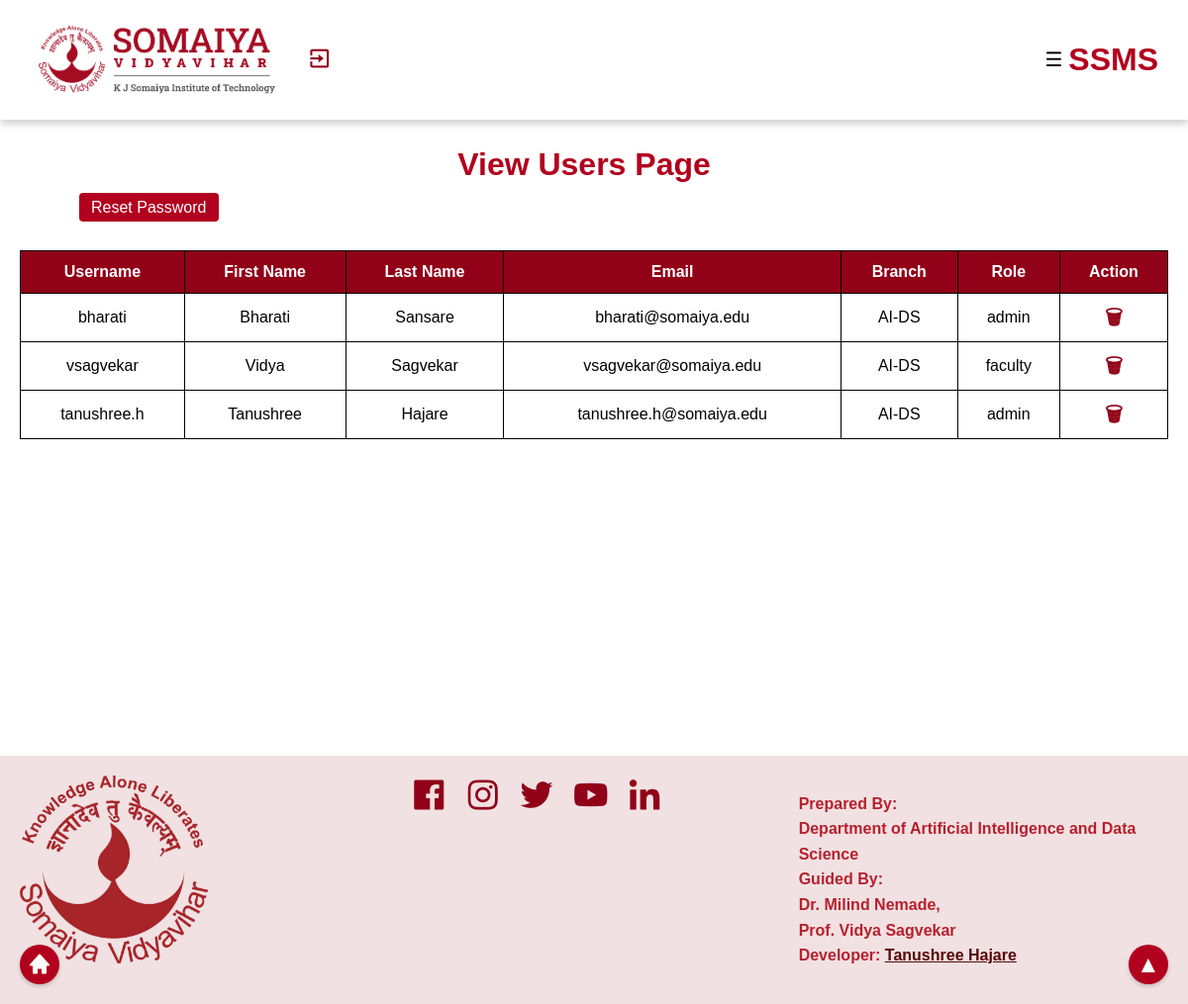
The app's page /viewusers/ (signed in) with its own data.
### stationaryapp/models.py (models this page shows, shortened)
class CustomUser(AbstractUser):
    FACULTY = 'faculty'
    ADMIN = 'admin'
    ROLE_CHOICES = [
        (FACULTY, 'Faculty'),
        (ADMIN, 'Admin'),
    ]
    role = models.CharField(max_length=20, choices=ROLE_CHOICES)
    branch = models.CharField(max_length=100)
    email = models.EmailField(unique=True)
    objects = CustomUserManager()

### stationaryapp/views.py (the view)
# urls.py: path('viewusers/', views.view_users, name='view_users'),
@login_required
@user_passes_test(is_admin, login_url='login')
def view_users(request):
    if request.user.is_authenticated:
        users = CustomUser.objects.all()
        return render(request, 'admin/view_users_page.html', {'users': users})
    else:
        messages.error(request, "Only admins can access this page.")
        return render(request, 'admin/view_users_page.html')

### stationaryapp/views.py (called while the page is built)
def is_admin(user):
    return user.is_authenticated and user.role == "admin"

### templates/admin/view_users_page.html (shortened to what this page needs)
{% load static %}
<!DOCTYPE html>
<html>
<head>
    <link rel="stylesheet" href="https://cdn.jsdelivr.net/npm/boxicons@2.1.0/css/boxicons.min.css">
</head>
<body>
    {% block body %}
    {% if user.is_authenticated %}
    <div class="navbar">
        <img src="{% static 'images/logo.png' %}" alt="Navbar Image">
        <a href="/logout/" style="color:#910118; font-size: 25px; margin-right: auto;"><i class='bx bx-exit'></i></a>
        <div class="dropdown-drawer">
            <button class="dropdown-button" onclick="toggleDropdown()">☰</button>
        </div>
        <h1>SSMS</h1>
    </div>
    <h1 style="margin-top:5px; margin-bottom:5px;">View Users Page</h1>
    <button1 onclick="window.location.href='/reset_faculty_password/'">Reset Password</button1>
    <div class="container">
        <table>
            <thead>
                <tr>
                    <th>Username</th>
                    <th>First Name</th>
                    <th>Last Name</th>
                    <th>Email</th>
                    <th>Branch</th>
                    <th>Role</th>
                    <th>Action</th>
                </tr>
            </thead>
            <tbody>
                {% for user in users %}
                    <tr>
                        <td>{{ user.username }}</td>
                        <td>{{ user.first_name }}</td>
                        <td>{{ user.last_name }}</td>
                        <td>{{ user.email }}</td>
                        <td>{{ user.branch }}</td>
                        <td>{{ user.role }}</td>
                        <td>
                            <span style="text-decoration: none; color: #910118; font-weight: bold;">
                                <a href="{% url 'delete_user' user.id %}" style="text-decoration: none; color: #910118; font-size: 20px;">🗑</a>
                            </span>
                        </td>
                    </tr>
                {% endfor %}
            </tbody>
        </table>
    </div>
    <div class="scroll-to-top-button" onclick="scrollToTop()">
        <span>▲</span>
    </div>
    <div class="homecon" onclick="window.location.href='/adminlogin/'">
        <span><i class='bx bxs-home'></i></box-icon></span>
    </div>
    <footer>
        <div class="footer">
                <div class="Logos">
                    <a href="https://kjsit.somaiya.edu.in/en" target="_blank"><img src="{% static 'images/somlogo.png' %}" alt="Somaiya Logo"></a>
                </div>
                <div class="social-links">
                    <a href="https://www.facebook.com/kjsieitofficial" target="_blank" class="facebook"><i class='bx bxl-facebook-square' alt="Facbook"></i></a>
                    <a href="https://www.instagram.com/kjsit_official/"  target="_blank" class="instagram" ><i class='bx bxl-instagram' alt="insta"></i></a>
                    <a href="https://twitter.com/kjsieit1" target="_blank" class="twitter"><i class='bx bxl-twitter' alt="twitter"></i></a>
                    <a href="https://www.youtube.com/kjsieitofficial" target="_blank" class="google-plus"><i class='bx bxl-youtube' alt="youtube" ></i></a>
                    <a href="https://www.linkedin.com/in/kjsieit/" target="_blank" class="linkedin"><i class='bx bxl-linkedin' alt="linkedin" ></i></a>
                </div>
        <div class="prepare">
            <p >
                <b>Prepared By:<br> Department of Artificial Intelligence and Data Science<br>
                Guided By:<br>  Dr. Milind Nemade,<br> Prof. Vidya Sagvekar<br>
                Developer: <a href="https://www.linkedin.com/in/tanushree-hajare-4a5182237" target="_blank">Tanushree Hajare</a></b>
            </p>
        </div>
        </div>
    </footer>
    {% else %}
        <p>You are not logged in</p>
        <a href="{% url 'login' %}">Log In</a>
    {% endif %}
    {% endblock body %}
</body>
</html>

### templates/admin/view_users_page.html (style rules this page uses)
.homecon { position: fixed; bottom: 20px; left: 20px; background-color: #b2011e; color: #fff; width: 40px; height: 40px; border-radius: 50%; display: flex; justify-content: center; align-items: center; cursor: pointer; box-shadow: 0 2px 4px rgba(0, 0, 0, 0.2); }
.homecon span { font-size: 24px; color: #fff; }
.homecon i { color: #fff; display: flex; justify-content: center; }
body { font-family: Arial, sans-serif; line-height: 1.6; margin: 0; padding: 0; background-color: #fff; }
.navbar img { height: 100px; margin-left: 20px; }
.navbar { display: flex; justify-content: space-between; align-items: center; padding: 10px; background-color: #fff; box-shadow: 0 4px 8px rgba(0, 0, 0, 0.2); margin-bottom: 20px; }
.container { max-width: 1200px; margin: 0 auto; padding: 20px; background-color: #fff; border: 0px solid #ccc; border-radius: 4px; margin-bottom: 300px; box-shadow: 0 2px 4px rgba(0, 0, 0, 0); }
.footer { display: grid; grid-template-columns: 1fr 1fr 1fr; padding: 10px; background-color: #f1e1e2; }
.footer a { color: #590707; }
.Logos img { width: 190px; height: 190px; }
.Logos { margin: 10px; align-items: center; vertical-align: middle; }
.footer p { color: #b7202e; }
.social-links { margin: 10px; color:#910118; }
.social-links i { color:#910118; margin-right:10px; font-size:40px; }
.prepare { margin: 10px; }
h1 { text-align: center; margin-right: 20px; margin-top: 25px; color: #b2011e; margin-bottom: 25px; font-weight: bold; left:0; }
table { width: 100%; border-collapse: collapse; margin-top: 10px; }
th, td { border: 1px solid #000; padding: 8px; text-align: center; }
th { background-color: #910118; color: #fff; }
tr:nth-child(even) { background-color: #fff; }
.dropdown-drawer { position: relative; }
.dropdown-button { margin-top: 1px; font-size: 20px; background-color: transparent; border: none; cursor: pointer; }
button1 { background-color: #b2011e; color: white; padding: 6px 12px; border: none; border-radius: 4px; cursor: pointer; margin-left:80px; }
.scroll-to-top-button { position: fixed; bottom: 20px; right: 20px; background-color: #b2011e; color: #fff; width: 40px; height: 40px; border-radius: 50%; display: flex; justify-content: center; align-items: center; cursor: pointer; box-shadow: 0 2px 4px rgba(0, 0, 0, 0.2); }
.scroll-to-top-button span { font-size: 24px; }

### records on screen
CustomUser: username "bharati", first_name "Bharati", last_name "Sansare", email "bharati@somaiya.edu", branch "AI-DS", role "admin"
CustomUser: username "vsagvekar", first_name "Vidya", last_name "Sagvekar", email "vsagvekar@somaiya.edu", branch "AI-DS", role "faculty"
CustomUser: username "tanushree.h", first_name "Tanushree", last_name "Hajare", email "tanushree.h@somaiya.edu", branch "AI-DS", role "admin"
